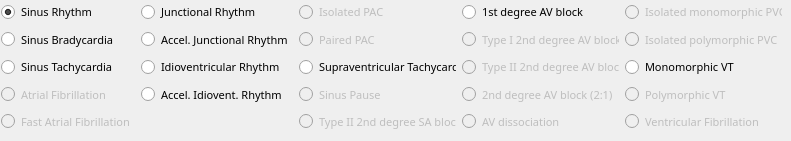
       <widget class="QWidget" name="presetsTab">
        <attribute name="title">
         <string>Presets</string>
        </attribute>
        <widget class="QWidget" name="layoutWidget">
         <property name="geometry">
          <rect>
           <x>1</x>
           <y>1</y>
           <width>781</width>
           <height>131</height>
          </rect>
         </property>
         <layout class="QGridLayout" name="gridLayout">
          <item row="0" column="0">
           <widget class="QRadioButton" name="presetR0C0">
            <property name="font">
             <font>
              <family>Sans Serif</family>
              <pointsize>8</pointsize>
              <weight>50</weight>
              <bold>false</bold>
             </font>
            </property>
            <property name="toolTip">
             <string comment="Toottip">Displays a sinus rythm strip</string>
            </property>
            <property name="text">
             <string comment=" (must be exactly the same as in ECGPlotter)">Sinus Rhythm</string>
            </property>
            <property name="checked">
             <bool>true</bool>
            </property>
            <attribute name="buttonGroup">
             <string>presetsButtonGroup</string>
            </attribute>
           </widget>
          </item>
          <item row="0" column="1">
           <widget class="QRadioButton" name="presetR0C1">
            <property name="font">
             <font>
              <family>Sans Serif</family>
              <pointsize>8</pointsize>
              <weight>50</weight>
              <bold>false</bold>
             </font>
            </property>
            <property name="toolTip">
             <string comment="Toottip">Displays a junctional rhythm strip</string>
            </property>
            <property name="text">
             <string comment=" (must be exactly the same as in ECGPlotter)">Junctional Rhythm</string>
            </property>
            <attribute name="buttonGroup">
             <string>presetsButtonGroup</string>
            </attribute>
           </widget>
          </item>
          <item row="0" column="2">
           <widget class="QRadioButton" name="presetR0C2">
            <property name="enabled">
             <bool>false</bool>
            </property>
            <property name="font">
             <font>
              <family>Sans Serif</family>
              <pointsize>8</pointsize>
              <weight>50</weight>
              <bold>false</bold>
             </font>
            </property>
            <property name="toolTip">
             <string comment="Toottip">Displays a sinus rythm strip with isolated premature atrial contraction</string>
            </property>
            <property name="text">
             <string comment=" (must be exactly the same as in ECGPlotter)">Isolated PAC</string>
            </property>
            <attribute name="buttonGroup">
             <string>presetsButtonGroup</string>
            </attribute>
           </widget>
          </item>
          <item row="0" column="3">
           <widget class="QRadioButton" name="presetR0C3">
            <property name="font">
             <font>
              <family>Sans Serif</family>
              <pointsize>8</pointsize>
              <weight>50</weight>
              <bold>false</bold>
             </font>
            </property>
            <property name="toolTip">
             <string comment="Toottip">Displays a sinus rhythm strip with a 1st degree atrio-ventricular block</string>
            </property>
            <property name="text">
             <string comment=" (must be exactly the same as in ECGPlotter)">1st degree AV block</string>
            </property>
            <attribute name="buttonGroup">
             <string>presetsButtonGroup</string>
            </attribute>
           </widget>
          </item>
          <item row="0" column="4">
           <widget class="QRadioButton" name="presetR0C4">
            <property name="enabled">
             <bool>false</bool>
            </property>
            <property name="font">
             <font>
              <family>Sans Serif</family>
              <pointsize>8</pointsize>
              <weight>50</weight>
              <bold>false</bold>
             </font>
            </property>
            <property name="toolTip">
             <string comment="Toottip">Displays a sinus rythm strip with isolated premature ventricular contractions (single form)</string>
            </property>
            <property name="text">
             <string comment=" (must be exactly the same as in ECGPlotter)">Isolated monomorphic PVC</string>
            </property>
            <attribute name="buttonGroup">
             <string>presetsButtonGroup</string>
            </attribute>
           </widget>
          </item>
          <item row="1" column="0">
           <widget class="QRadioButton" name="presetR1C0">
            <property name="font">
             <font>
              <family>Sans Serif</family>
              <pointsize>8</pointsize>
              <weight>50</weight>
              <bold>false</bold>
             </font>
            </property>
            <property name="toolTip">
             <string comment="Toottip">Displays a sinus bradycardia strip</string>
            </property>
            <property name="text">
             <string comment=" (must be exactly the same as in ECGPlotter)">Sinus Bradycardia</string>
            </property>
            <attribute name="buttonGroup">
             <string>presetsButtonGroup</string>
            </attribute>
           </widget>
          </item>
          <item row="1" column="1">
           <widget class="QRadioButton" name="presetR1C1">
            <property name="font">
             <font>
              <family>Sans Serif</family>
              <pointsize>8</pointsize>
              <weight>50</weight>
              <bold>false</bold>
             </font>
            </property>
            <property name="toolTip">
             <string comment="Toottip">Displays an accelerated junctional rhythm strip</string>
            </property>
            <property name="text">
             <string comment=" (must be exactly the same as in ECGPlotter)">Accel. Junctional Rhythm</string>
            </property>
            <attribute name="buttonGroup">
             <string>presetsButtonGroup</string>
            </attribute>
           </widget>
          </item>
          <item row="1" column="2">
           <widget class="QRadioButton" name="presetR1C2">
            <property name="enabled">
             <bool>false</bool>
            </property>
            <property name="font">
             <font>
              <family>Sans Serif</family>
              <pointsize>8</pointsize>
              <weight>50</weight>
              <bold>false</bold>
             </font>
            </property>
            <property name="toolTip">
             <string comment="Toottip">Displays a sinus rythm strip with paired premature atrial contractions</string>
            </property>
            <property name="text">
             <string comment=" (must be exactly the same as in ECGPlotter)">Paired PAC</string>
            </property>
            <attribute name="buttonGroup">
             <string>presetsButtonGroup</string>
            </attribute>
           </widget>
          </item>
          <item row="1" column="3">
           <widget class="QRadioButton" name="presetR1C3">
            <property name="enabled">
             <bool>false</bool>
            </property>
            <property name="font">
             <font>
              <family>Sans Serif</family>
              <pointsize>8</pointsize>
              <weight>50</weight>
              <bold>false</bold>
             </font>
            </property>
            <property name="toolTip">
             <string comment="Toottip">Displays a strip in sinus rhythm with a type I 2nd degree atrio-ventricular block</string>
            </property>
            <property name="text">
             <string comment=" (must be exactly the same as in ECGPlotter)">Type I 2nd degree AV block</string>
            </property>
            <attribute name="buttonGroup">
             <string>presetsButtonGroup</string>
            </attribute>
           </widget>
          </item>
          <item row="1" column="4">
           <widget class="QRadioButton" name="presetR1C4">
            <property name="enabled">
             <bool>false</bool>
            </property>
            <property name="font">
             <font>
              <family>Sans Serif</family>
              <pointsize>8</pointsize>
              <weight>50</weight>
              <bold>false</bold>
             </font>
            </property>
            <property name="toolTip">
             <string comment="Toottip">Displays a sinus rythm strip with isolated premature ventricular contractions (multiple forms)</string>
            </property>
            <property name="text">
             <string comment=" (must be exactly the same as in ECGPlotter)">Isolated polymorphic PVC</string>
            </property>
            <attribute name="buttonGroup">
             <string>presetsButtonGroup</string>
            </attribute>
           </widget>
          </item>
          <item row="2" column="0">
           <widget class="QRadioButton" name="presetR2C0">
            <property name="font">
             <font>
              <family>Sans Serif</family>
              <pointsize>8</pointsize>
              <weight>50</weight>
              <bold>false</bold>
             </font>
            </property>
            <property name="toolTip">
             <string comment="Toottip">Displays a sinus bradycardia strip</string>
            </property>
            <property name="text">
             <string comment=" (must be exactly the same as in ECGPlotter)">Sinus Tachycardia</string>
            </property>
            <attribute name="buttonGroup">
             <string>presetsButtonGroup</string>
            </attribute>
           </widget>
          </item>
          <item row="2" column="1">
           <widget class="QRadioButton" name="presetR2C1">
            <property name="font">
             <font>
              <family>Sans Serif</family>
              <pointsize>8</pointsize>
              <weight>50</weight>
              <bold>false</bold>
             </font>
            </property>
            <property name="toolTip">
             <string comment="Toottip">Displays an idioventricular rhythm strip</string>
            </property>
            <property name="text">
             <string comment=" (must be exactly the same as in ECGPlotter)">Idioventricular Rhythm</string>
            </property>
            <attribute name="buttonGroup">
             <string>presetsButtonGroup</string>
            </attribute>
           </widget>
          </item>
          <item row="2" column="2">
           <widget class="QRadioButton" name="presetR2C2">
            <property name="font">
             <font>
              <family>Sans Serif</family>
              <pointsize>8</pointsize>
              <weight>50</weight>
              <bold>false</bold>
             </font>
            </property>
            <property name="toolTip">
             <string comment="Toottip">Displays a supraventricular tachycardia strip</string>
            </property>
            <property name="text">
             <string comment=" (must be exactly the same as in ECGPlotter)">Supraventricular Tachycardia</string>
            </property>
            <attribute name="buttonGroup">
             <string>presetsButtonGroup</string>
            </attribute>
           </widget>
          </item>
          <item row="2" column="3">
           <widget class="QRadioButton" name="presetR2C3">
            <property name="enabled">
             <bool>false</bool>
            </property>
            <property name="font">
             <font>
              <family>Sans Serif</family>
              <pointsize>8</pointsize>
              <weight>50</weight>
              <bold>false</bold>
             </font>
            </property>
            <property name="toolTip">
             <string comment="Toottip">Displays a sinus rhythm strip with a type II 2nd degree atrio-ventricular block</string>
            </property>
            <property name="text">
             <string comment=" (must be exactly the same as in ECGPlotter)">Type II 2nd degree AV block</string>
            </property>
            <attribute name="buttonGroup">
             <string>presetsButtonGroup</string>
            </attribute>
           </widget>
          </item>
          <item row="2" column="4">
           <widget class="QRadioButton" name="presetR2C4">
            <property name="font">
             <font>
              <family>Sans Serif</family>
              <pointsize>8</pointsize>
              <weight>50</weight>
              <bold>false</bold>
             </font>
            </property>
            <property name="toolTip">
             <string comment="Toottip">Displays a monomorphic ventricular tachycardia strip</string>
            </property>
            <property name="text">
             <string comment=" (must be exactly the same as in ECGPlotter)">Monomorphic VT</string>
            </property>
            <attribute name="buttonGroup">
             <string>presetsButtonGroup</string>
            </attribute>
           </widget>
          </item>
          <item row="3" column="0">
           <widget class="QRadioButton" name="presetR3C0">
            <property name="enabled">
             <bool>false</bool>
            </property>
            <property name="font">
             <font>
              <family>Sans Serif</family>
              <pointsize>8</pointsize>
              <weight>50</weight>
              <bold>false</bold>
             </font>
            </property>
            <property name="toolTip">
             <string comment="Toottip">Displays an atrial fibrillation strip</string>
            </property>
            <property name="text">
             <string comment=" (must be exactly the same as in ECGPlotter)">Atrial Fibrillation</string>
            </property>
            <attribute name="buttonGroup">
             <string>presetsButtonGroup</string>
            </attribute>
           </widget>
          </item>
          <item row="3" column="1">
           <widget class="QRadioButton" name="presetR3C1">
            <property name="font">
             <font>
              <family>Sans Serif</family>
              <pointsize>8</pointsize>
              <weight>50</weight>
              <bold>false</bold>
             </font>
            </property>
            <property name="toolTip">
             <string comment="Toottip">Displays an accelerated idioventricular rhythm strip</string>
            </property>
            <property name="text">
             <string comment=" (must be exactly the same as in ECGPlotter)">Accel. Idiovent. Rhythm</string>
            </property>
            <attribute name="buttonGroup">
             <string>presetsButtonGroup</string>
            </attribute>
           </widget>
          </item>
          <item row="3" column="2">
           <widget class="QRadioButton" name="presetR3C2">
            <property name="enabled">
             <bool>false</bool>
            </property>
            <property name="font">
             <font>
              <family>Sans Serif</family>
              <pointsize>8</pointsize>
              <weight>50</weight>
              <bold>false</bold>
             </font>
            </property>
            <property name="toolTip">
             <string comment="Toottip">Displays a sinus pause strip</string>
            </property>
            <property name="text">
             <string comment=" (must be exactly the same as in ECGPlotter)">Sinus Pause</string>
            </property>
            <attribute name="buttonGroup">
             <string>presetsButtonGroup</string>
            </attribute>
           </widget>
          </item>
          <item row="3" column="3">
           <widget class="QRadioButton" name="presetR3C3">
            <property name="enabled">
             <bool>false</bool>
            </property>
            <property name="font">
             <font>
              <family>Sans Serif</family>
              <pointsize>8</pointsize>
              <weight>50</weight>
              <bold>false</bold>
             </font>
            </property>
            <property name="toolTip">
             <string comment="Toottip">Displays a 2nd degree atrio-ventricular block (2:1) strip</string>
            </property>
            <property name="text">
             <string comment=" (must be exactly the same as in ECGPlotter)">2nd degree AV block (2:1)</string>
            </property>
            <attribute name="buttonGroup">
             <string>presetsButtonGroup</string>
            </attribute>
           </widget>
          </item>
          <item row="3" column="4">
           <widget class="QRadioButton" name="presetR3C4">
            <property name="enabled">
             <bool>false</bool>
            </property>
            <property name="font">
             <font>
              <family>Sans Serif</family>
              <pointsize>8</pointsize>
              <weight>50</weight>
              <bold>false</bold>
             </font>
            </property>
            <property name="toolTip">
             <string comment="Toottip">Displays a polymorphic ventricular tachycardia strip</string>
            </property>
            <property name="text">
             <string comment=" (must be exactly the same as in ECGPlotter)">Polymorphic VT</string>
            </property>
            <attribute name="buttonGroup">
             <string>presetsButtonGroup</string>
            </attribute>
           </widget>
          </item>
          <item row="4" column="0">
           <widget class="QRadioButton" name="presetR4C0">
            <property name="enabled">
             <bool>false</bool>
            </property>
            <property name="font">
             <font>
              <family>Sans Serif</family>
              <pointsize>8</pointsize>
              <weight>50</weight>
              <bold>false</bold>
             </font>
            </property>
            <property name="toolTip">
             <string comment="Toottip">Displays an atrial fibrillation with fast ventricular response strip</string>
            </property>
            <property name="text">
             <string comment=" (must be exactly the same as in ECGPlotter)">Fast Atrial Fibrillation</string>
            </property>
            <attribute name="buttonGroup">
             <string>presetsButtonGroup</string>
            </attribute>
           </widget>
          </item>
          <item row="4" column="2">
           <widget class="QRadioButton" name="presetR4C2">
            <property name="enabled">
             <bool>false</bool>
            </property>
            <property name="font">
             <font>
              <family>Sans Serif</family>
              <pointsize>8</pointsize>
              <weight>50</weight>
              <bold>false</bold>
             </font>
            </property>
            <property name="toolTip">
             <string comment="Toottip">Displays a type I 2nd degree sino-atrial block</string>
            </property>
            <property name="text">
             <string comment=" (must be exactly the same as in ECGPlotter)">Type II 2nd degree SA block</string>
            </property>
            <attribute name="buttonGroup">
             <string>presetsButtonGroup</string>
            </attribute>
           </widget>
          </item>
          <item row="4" column="3">
           <widget class="QRadioButton" name="presetR4C3">
            <property name="enabled">
             <bool>false</bool>
            </property>
            <property name="font">
             <font>
              <family>Sans Serif</family>
              <pointsize>8</pointsize>
              <weight>50</weight>
              <bold>false</bold>
             </font>
            </property>
            <property name="toolTip">
             <string comment="Toottip">Displays a strip with atrio-ventricular dissociation</string>
            </property>
            <property name="text">
             <string comment=" (must be exactly the same as in ECGPlotter)">AV dissociation</string>
            </property>
            <attribute name="buttonGroup">
             <string>presetsButtonGroup</string>
            </attribute>
           </widget>
          </item>
          <item row="4" column="4">
           <widget class="QRadioButton" name="presetR4C4">
            <property name="enabled">
             <bool>false</bool>
            </property>
            <property name="font">
             <font>
              <family>Sans Serif</family>
              <pointsize>8</pointsize>
              <weight>50</weight>
              <bold>false</bold>
             </font>
            </property>
            <property name="toolTip">
             <string comment="Toottip">Displays a ventricular fibrillation strip</string>
            </property>
            <property name="text">
             <string comment=" (must be exactly the same as in ECGPlotter)">Ventricular Fibrillation</string>
            </property>
            <attribute name="buttonGroup">
             <string>presetsButtonGroup</string>
            </attribute>
           </widget>
          </item>
         </layout>
        </widget>
       </widget>
